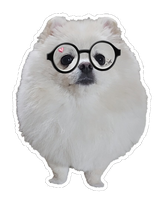
#> input picture dog.png, 162 x 200 px
$ python -i store.py   (imports and definitions only)
#> lines starting #> are read from the running program, lines starting #| are printed output that depends on the picture
#> further down, picture is the input picture: PIL image 162x200 RGBA; mean R, G, B, A 109.5, 109, 108.9, 145.1
from __future__ import annotations

import json
from pathlib import Path
from typing import Any

import numpy as np
from PIL import Image


class JsonStore:
    # [4 lines left out: function __init__, not called in this run]

    def _read(self) -> dict[str, Any]:
        return json.loads(self.path.read_text(encoding="utf-8"))

    def _write(self, data: dict[str, Any]) -> None:
        self.path.write_text(json.dumps(data, ensure_ascii=False, indent=2), encoding="utf-8")

    # [4 lines left out: function insert_light, not called in this run]

    def list_lights(self) -> list[dict[str, Any]]:
        return self._read()["lights"]

    # [27 lines left out: functions get_light, patch_light, insert_query, get_query, not called in this run]


def image_embedding(image: Image.Image) -> list[float]:
    img = image.convert("RGB").resize((128, 128))
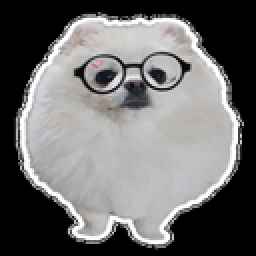
#> img: PIL image 128x128 RGB (shown 2 times larger); mean R, G, B 109.6, 109.1, 109
    arr = np.asarray(img, dtype=np.float32)
    hist_r, _ = np.histogram(arr[:, :, 0], bins=16, range=(0, 255), density=True)
#> hist_r = [0.0239, 0.000647, 0.000617, 0.000617, 0.000548, 0.000574, 0.000693, 0.00059, 0.000716, 0.00146, 0.00388, 0.0183, 0.00529, 0.00182, 0.000666, 0.00243]
    hist_g, _ = np.histogram(arr[:, :, 1], bins=16, range=(0, 255), density=True)
#> hist_g = [0.0239, 0.00067, 0.000617, 0.000597, 0.000578, 0.000571, 0.000686, 0.00064, 0.000888, 0.00166, 0.00393, 0.0176, 0.00595, 0.00136, 0.000647, 0.00242]
    hist_b, _ = np.histogram(arr[:, :, 2], bins=16, range=(0, 255), density=True)
#> hist_b = [0.0239, 0.000571, 0.000628, 0.000628, 0.000555, 0.000647, 0.000693, 0.000659, 0.000988, 0.00175, 0.00414, 0.0165, 0.00665, 0.00142, 0.000663, 0.00242]
    emb = np.concatenate([hist_r, hist_g, hist_b])
#> emb = 48 values, max 0.0239 at index 0, min 0.000548 at index 4, mean 0.00392
    norm = np.linalg.norm(emb)
#> norm = 0.0532
    if norm == 0:
        return emb.tolist()
    return (emb / norm).tolist()


# [7 lines left out: function cosine_similarity, not called in this run]

>>> from PIL import Image
>>> picture = Image.open('../dog.png')
>>> result = image_embedding(picture)
#> result = 48 values, max 0.449 at index 0, min 0.0103 at index 4, mean 0.0737
